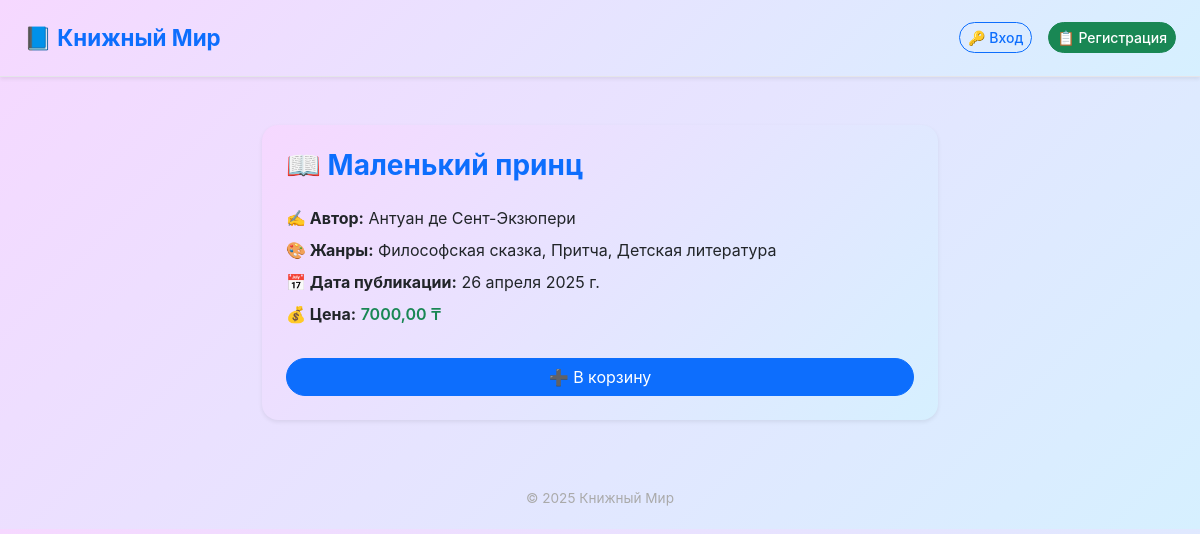
Screenshot of /book/4/ with the database file from the repository.
### shop/models.py (models this page shows, shortened)
class Book(models.Model):
    title = models.CharField(max_length=200)
    author = models.ForeignKey(Author, on_delete=models.CASCADE)
    genres = models.ManyToManyField(Genre)
    store = models.ForeignKey(Store, on_delete=models.SET_NULL, null=True, blank=True)
    price = models.DecimalField(max_digits=6, decimal_places=2)
    published_date = models.DateField()

class Author(models.Model):
    name = models.CharField(max_length=100)
    biography = models.TextField(blank=True)

class Genre(models.Model):
    name = models.CharField(max_length=50)
    def __str__(self):
        return self.name

### shop/views.py (the view)
# urls.py: path('book/<int:pk>/', views.book_detail, name='book_detail'),
def book_detail(request, pk):
    book = get_object_or_404(Book, pk=pk)
    return render(request, 'shop/book_detail.html', {'book': book})

### shop/templates/shop/book_detail.html (shortened to what this page needs)
{% extends 'shop/base.html' %}
{% block content %}
<div class="container my-5" style="max-width: 700px;">
  <div class="card p-4 rounded-4 shadow-sm border-0">
    <h2 class="mb-4 fw-bold text-primary" style="font-size: 1.75rem;">📖 {{ book.title }}</h2>
    <ul class="list-unstyled mb-4">
      <li class="mb-2"><strong>✍️ Автор:</strong> {{ book.author.name }}</li>
      <li class="mb-2"><strong>🎨 Жанры:</strong> {{ book.genres.all|join:", " }}</li>
      <li class="mb-2"><strong>📅 Дата публикации:</strong> {{ book.published_date }}</li>
      <li class="mb-2"><strong>💰 Цена:</strong> <span class="text-success fw-semibold">{{ book.price }} ₸</span></li>
    </ul>
    <a href="{% url 'add_to_cart' book.pk %}" class="btn btn-primary w-100 rounded-pill">
      ➕ В корзину
    </a>
  </div>
</div>
{% endblock %}

### static/css/styles.css (style rules this page uses)
body { font-family: 'Poppins', sans-serif; background: linear-gradient(135deg, #f6d8ff, #d6f0ff); color: #222; margin: 0; padding: 0; }
.card { background: linear-gradient(135deg, #f6d8ff, #d6f0ff); border-radius: 20px; padding: 1.5rem; margin-bottom: 1.5rem; box-shadow: 0 10px 30px rgba(255, 107, 107, 0.12); transition: transform 0.2s; }
.btn-primary { background-color: #ff6b6b; border: none; color: #fff; font-weight: 500; }
h2, h3 { color: #2c2c2c; font-weight: 600; }
a, button { transition: all 0.2s ease-in-out; }

### shop/templates/shop/base.html (style rules this page uses)
body { background-color: #f6f7fb; font-family: -apple-system, BlinkMacSystemFont, 'Segoe UI', Roboto, Helvetica, Arial, sans-serif; }
.btn { border-radius: 12px; }

### rows the page displays
Book: title "Маленький принц", author.name "Антуан де Сент-Экзюпери", genres.all "Философская сказка, Притча, Детская литература", published_date "26 апреля 2025 г.", price "7000,00"
